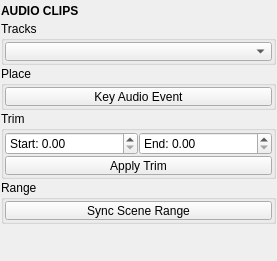
<?xml version="1.0" encoding="UTF-8"?>
<ui version="4.0">
 <class>audio_clips</class>
 <widget class="QMainWindow" name="audio_clips">
  <property name="geometry">
   <rect>
    <x>0</x>
    <y>0</y>
    <width>277</width>
    <height>230</height>
   </rect>
  </property>
  <property name="accessibleDescription">
   <string>Add audio files to the scene, place them on the timeline and keep the scene in step with them.</string>
  </property>
  <widget class="QWidget" name="centralwidget">
   <layout class="QVBoxLayout" name="verticalLayout">
    <property name="spacing">
     <number>1</number>
    </property>
    <property name="leftMargin">
     <number>1</number>
    </property>
    <property name="topMargin">
     <number>1</number>
    </property>
    <property name="rightMargin">
     <number>1</number>
    </property>
    <property name="bottomMargin">
     <number>1</number>
    </property>
    <item>
     <widget class="Header" name="header">
      <property name="minimumSize">
       <size>
        <width>0</width>
        <height>19</height>
       </size>
      </property>
      <property name="maximumSize">
       <size>
        <width>16777215</width>
        <height>19</height>
       </size>
      </property>
      <property name="font">
       <font>
        <weight>75</weight>
        <bold>true</bold>
       </font>
      </property>
      <property name="text">
       <string>AUDIO CLIPS</string>
      </property>
     </widget>
    </item>
    <item>
     <widget class="QGroupBox" name="tracks_group">
      <property name="sizePolicy">
       <sizepolicy hsizetype="Preferred" vsizetype="Fixed">
        <horstretch>0</horstretch>
        <verstretch>0</verstretch>
       </sizepolicy>
      </property>
      <property name="title">
       <string>Tracks</string>
      </property>
      <layout class="QHBoxLayout" name="horizontalLayout">
       <property name="spacing">
        <number>1</number>
       </property>
       <property name="leftMargin">
        <number>1</number>
       </property>
       <property name="topMargin">
        <number>1</number>
       </property>
       <property name="rightMargin">
        <number>1</number>
       </property>
       <property name="bottomMargin">
        <number>1</number>
       </property>
       <item>
        <widget class="ComboBox" name="cmb000">
         <property name="minimumSize">
          <size>
           <width>0</width>
           <height>19</height>
          </size>
         </property>
         <property name="maximumSize">
          <size>
           <width>16777215</width>
           <height>19</height>
          </size>
         </property>
         <property name="toolTip">
          <string>The scene's audio: tracks (Maya) or clips (Blender:
Sequencer sound strips). Maya: picking a track puts
its sound on the Time Slider.

The option box adds, renames, replaces
or removes them.</string>
         </property>
        </widget>
       </item>
      </layout>
     </widget>
    </item>
    <item>
     <widget class="CollapsableGroup" name="key_group">
      <property name="sizePolicy">
       <sizepolicy hsizetype="Preferred" vsizetype="Fixed">
        <horstretch>0</horstretch>
        <verstretch>0</verstretch>
       </sizepolicy>
      </property>
      <property name="title">
       <string>Place</string>
      </property>
      <layout class="QVBoxLayout" name="keyLayout">
       <property name="spacing">
        <number>1</number>
       </property>
       <property name="leftMargin">
        <number>1</number>
       </property>
       <property name="topMargin">
        <number>1</number>
       </property>
       <property name="rightMargin">
        <number>1</number>
       </property>
       <property name="bottomMargin">
        <number>1</number>
       </property>
       <item>
        <widget class="PushButton" name="tb001">
         <property name="minimumSize">
          <size>
           <width>0</width>
           <height>19</height>
          </size>
         </property>
         <property name="maximumSize">
          <size>
           <width>16777215</width>
           <height>19</height>
          </size>
         </property>
         <property name="toolTip">
          <string>Place the selected track or clip at the current frame.
Maya: keys an audio event there (a track can play many
times) and rebuilds the composite. Blender: moves the
clip's strip there, keeping its trim.</string>
         </property>
         <property name="text">
          <string>Key Audio Event</string>
         </property>
        </widget>
       </item>
      </layout>
     </widget>
    </item>
    <item>
     <widget class="QGroupBox" name="trim_group">
      <property name="sizePolicy">
       <sizepolicy hsizetype="Preferred" vsizetype="Fixed">
        <horstretch>0</horstretch>
        <verstretch>0</verstretch>
       </sizepolicy>
      </property>
      <property name="title">
       <string>Trim</string>
      </property>
      <layout class="QVBoxLayout" name="trimLayout">
       <property name="spacing">
        <number>1</number>
       </property>
       <property name="leftMargin">
        <number>1</number>
       </property>
       <property name="topMargin">
        <number>1</number>
       </property>
       <property name="rightMargin">
        <number>1</number>
       </property>
       <property name="bottomMargin">
        <number>1</number>
       </property>
       <item>
        <layout class="QHBoxLayout" name="trimSpinsLayout">
         <property name="spacing">
          <number>1</number>
         </property>
         <item>
          <widget class="SpinBox" name="s000">
           <property name="minimumSize">
            <size>
             <width>0</width>
             <height>19</height>
            </size>
           </property>
           <property name="toolTip">
            <string>Frames trimmed off the selected clip's head (Blender).</string>
           </property>
           <property name="prefix">
            <string>Start: </string>
           </property>
           <property name="maximum">
            <number>999999</number>
           </property>
          </widget>
         </item>
         <item>
          <widget class="SpinBox" name="s001">
           <property name="minimumSize">
            <size>
             <width>0</width>
             <height>19</height>
            </size>
           </property>
           <property name="toolTip">
            <string>Frames trimmed off the selected clip's tail (Blender).</string>
           </property>
           <property name="prefix">
            <string>End: </string>
           </property>
           <property name="maximum">
            <number>999999</number>
           </property>
          </widget>
         </item>
        </layout>
       </item>
       <item>
        <widget class="PushButton" name="b003">
         <property name="minimumSize">
          <size>
           <width>0</width>
           <height>19</height>
          </size>
         </property>
         <property name="maximumSize">
          <size>
           <width>16777215</width>
           <height>19</height>
          </size>
         </property>
         <property name="toolTip">
          <string>Apply the Start/End trim above to the selected clip
(Blender: a Maya track plays its whole file).</string>
         </property>
         <property name="text">
          <string>Apply Trim</string>
         </property>
        </widget>
       </item>
      </layout>
     </widget>
    </item>
    <item>
     <widget class="QGroupBox" name="range_group">
      <property name="sizePolicy">
       <sizepolicy hsizetype="Preferred" vsizetype="Fixed">
        <horstretch>0</horstretch>
        <verstretch>0</verstretch>
       </sizepolicy>
      </property>
      <property name="title">
       <string>Range</string>
      </property>
      <layout class="QVBoxLayout" name="rangeLayout">
       <property name="spacing">
        <number>1</number>
       </property>
       <property name="leftMargin">
        <number>1</number>
       </property>
       <property name="topMargin">
        <number>1</number>
       </property>
       <property name="rightMargin">
        <number>1</number>
       </property>
       <property name="bottomMargin">
        <number>1</number>
       </property>
       <item>
        <widget class="PushButton" name="b004">
         <property name="minimumSize">
          <size>
           <width>0</width>
           <height>19</height>
          </size>
         </property>
         <property name="maximumSize">
          <size>
           <width>16777215</width>
           <height>19</height>
          </size>
         </property>
         <property name="toolTip">
          <string>Fit the scene frame range to the clips (Blender). Option
box: Extend Only (grow the range to cover clips outside
it) or Exact Fit (it can also shrink).</string>
         </property>
         <property name="text">
          <string>Sync Scene Range</string>
         </property>
        </widget>
       </item>
      </layout>
     </widget>
    </item>
    <item>
     <spacer name="verticalSpacer">
      <property name="orientation">
       <enum>Qt::Vertical</enum>
      </property>
      <property name="sizeType">
       <enum>QSizePolicy::Fixed</enum>
      </property>
      <property name="sizeHint" stdset="0">
       <size>
        <width>20</width>
        <height>10</height>
       </size>
      </property>
     </spacer>
    </item>
    <item>
     <widget class="Footer" name="footer" native="true">
      <property name="minimumSize">
       <size>
        <width>0</width>
        <height>25</height>
       </size>
      </property>
     </widget>
    </item>
   </layout>
  </widget>
 </widget>
 <customwidgets>
  <customwidget>
   <class>Header</class>
   <extends>QLabel</extends>
   <header>uitk.widgets.header.Header.h</header>
  </customwidget>
  <customwidget>
   <class>Footer</class>
   <extends>QWidget</extends>
   <header>uitk.widgets.footer</header>
  </customwidget>
  <customwidget>
   <class>PushButton</class>
   <extends>QPushButton</extends>
   <header>uitk.widgets.pushButton</header>
  </customwidget>
  <customwidget>
   <class>ComboBox</class>
   <extends>QComboBox</extends>
   <header>uitk.widgets.comboBox.ComboBox.h</header>
  </customwidget>
  <customwidget>
   <class>SpinBox</class>
   <extends>QDoubleSpinBox</extends>
   <header>uitk.widgets.spinBox.SpinBox.h</header>
  </customwidget>
  <customwidget>
   <class>CollapsableGroup</class>
   <extends>QGroupBox</extends>
   <header>uitk.widgets.collapsableGroup.CollapsableGroup.h</header>
   <container>1</container>
  </customwidget>
 </customwidgets>
 <resources/>
 <connections/>
</ui>
